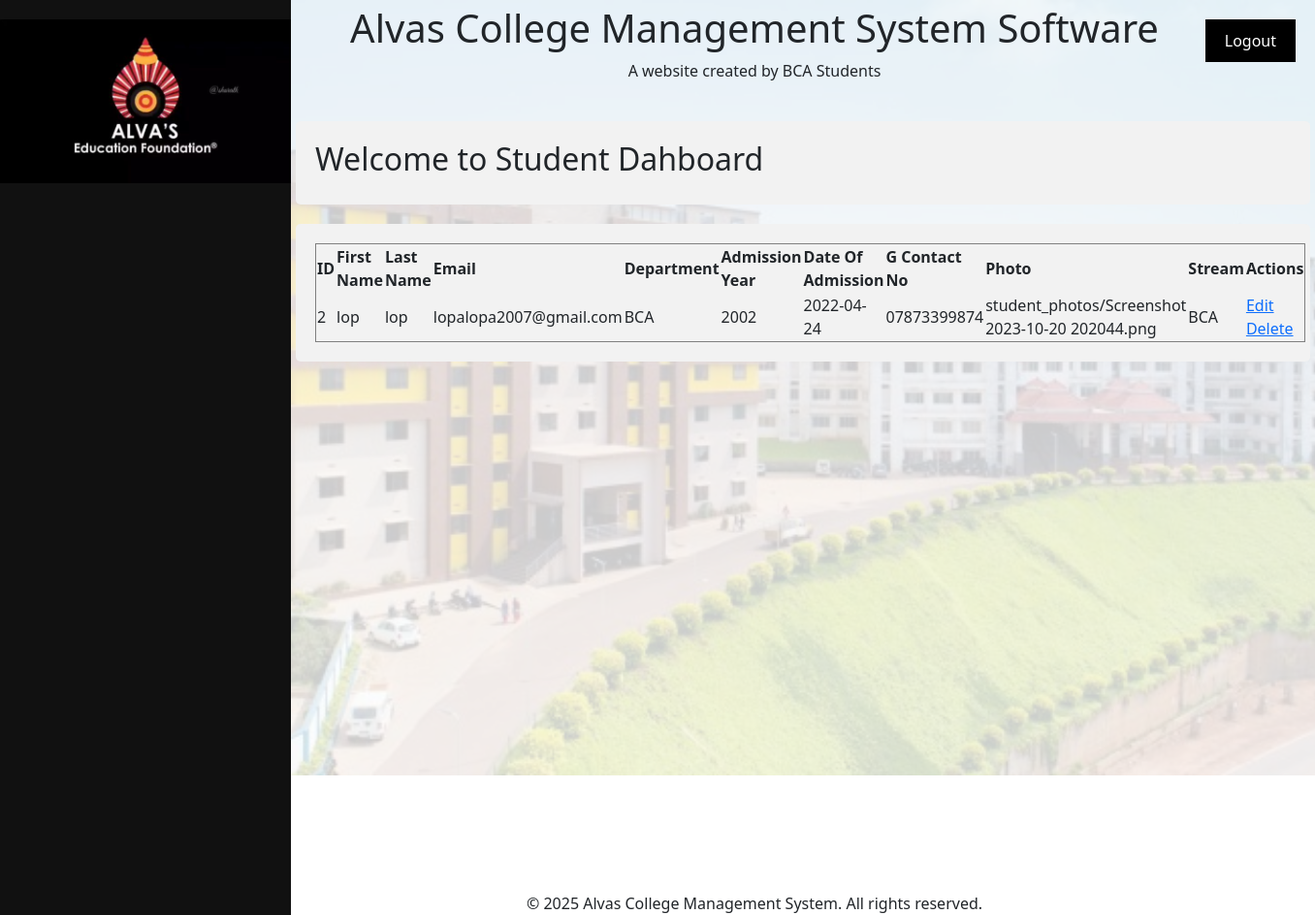
The page /view_update_student.php on the database its author committed.
### tables this page shows
CREATE TABLE `students` (
  `id` int(11) NOT NULL,
  `student_id` varchar(20) NOT NULL,
  `first_name` varchar(50) NOT NULL,
  `last_name` varchar(50) NOT NULL,
  `date_of_birth` date NOT NULL,
  `gender` enum('male','female','other') NOT NULL,
  `email` varchar(100) NOT NULL,
  `contact_number` varchar(20) NOT NULL,
  `address` text NOT NULL,
  `department` varchar(100) NOT NULL,
  `admission_year` year(4) NOT NULL,
  `course_name` varchar(20) NOT NULL,
  `date_of_admission` date NOT NULL,
  `emergency_contact_person` varchar(100) NOT NULL,
  `emergency_contact_number` varchar(20) NOT NULL,
  `guardian_name` varchar(100) NOT NULL,
  `guardian_email` varchar(100) NOT NULL,
  `guardian_contact_number` varchar(20) NOT NULL,
  `student_photo` varchar(255) NOT NULL,
  `username` varchar(255) NOT NULL,
  `password` varchar(255) NOT NULL,
  `usertype` varchar(255) NOT NULL
);

### view_update_student.php (the view, shortened to what this page needs)
<!DOCTYPE html>
<html lang="en">
<head>
    <link rel="stylesheet" href="style.css">
</head>
<body>
    <?php
    include 'sidebar.php';
    include 'header.php';
    ?>
    <div class="dashboard">
        <div class="widget">
            <h2>Welcome to Student Dahboard</h2>
        </div>
        <div class="content">
            <div class="widget">
                <?php
                include 'db_connection.php';
                $sql = "SELECT * FROM students";
                $result = $conn->query($sql);
                if ($result->num_rows > 0) {
                    echo "<table border='1'>";
                    echo "<tr><th>ID</th><th>First Name</th><th>Last Name</th><th>Email</th><th>Department</th><th>Admission Year</th><th>Date Of Admission</th><th>G Contact No</th><th>Photo</th><th>Stream</th><th>Actions</th></tr>";
                    while ($row = $result->fetch_assoc()) {
                        echo "<tr>";
                        echo "<td>" . $row["id"] . "</td>";
                        echo "<td>" . $row["first_name"] . "</td>";
                        echo "<td>" . $row["last_name"] . "</td>";
                        echo "<td>" . $row["email"] . "</td>";
                        echo "<td>" . $row["department"] . "</td>";
                        echo "<td>" . $row["admission_year"] . "</td>";
                        echo "<td>" . $row["date_of_admission"] . "</td>";
                        echo "<td>" . $row["guardian_contact_number"] . "</td>";
                        echo "<td>" . $row["student_photo"] . "</td>";
                        echo "<td>" . $row["department"] . "</td>";
                        echo "<td>";
                        echo "<a href='edit_user.php?id=" . $row["id"] . "'>Edit</a> ";
                        echo "<a href='delete_user.php?id=" . $row["id"] . "' onclick='return confirm(\"Are you sure you want to delete this user?\")'>Delete</a>";
                        echo "</td>";
                        echo "</tr>";
                    }
                    echo "</table>";
                } else {
                    echo "0 results";
                }
                ?>
            </div>
        </div>
    </div>
</body>
<?php
include 'footer.php';
?>
</html>

### style.css (style rules this page uses)
.dashboard { background-color: rgba(255, 255, 255, 0.8); padding: 05px; position: relative; height: 100%; margin-left:200px; }

### view_update_student.php (style rules this page uses)
.widget { background-color: #f2f2f2; padding: 20px; margin-left: 100px; margin-bottom: 20px; border-radius: 5px; }
.widget h2 { margin-top: 0; }
body { background-image: url('image/c2.jpg'); background-size: cover; background-position: center; background-repeat: no-repeat; height: 100vh; }

### rows shown on the page
students: id "2", first_name "lop", last_name "lop", email "lopalopa2007@gmail.com", department "BCA", admission_year "2002", date_of_admission "2022-04-24", guardian_contact_number "07873399874", student_photo "student_photos/Screenshot 2023-10-20 202044.png"
